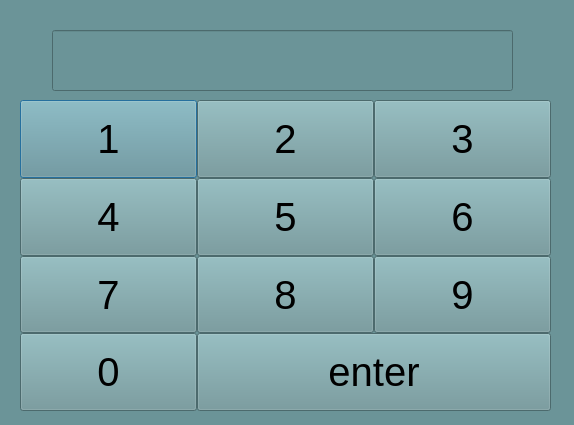
<?xml version="1.0" encoding="UTF-8"?>
<ui version="4.0">
 <class>NumPad</class>
 <widget class="QDialog" name="NumPad">
  <property name="windowModality">
   <enum>Qt::ApplicationModal</enum>
  </property>
  <property name="geometry">
   <rect>
    <x>0</x>
    <y>0</y>
    <width>574</width>
    <height>425</height>
   </rect>
  </property>
  <property name="styleSheet">
   <string notr="true">background-color:rgb(107, 148, 152)</string>
  </property>
  <property name="modal">
   <bool>false</bool>
  </property>
  <widget class="QWidget" name="gridLayoutWidget">
   <property name="geometry">
    <rect>
     <x>20</x>
     <y>100</y>
     <width>531</width>
     <height>311</height>
    </rect>
   </property>
   <layout class="QGridLayout" name="gridLayout" rowminimumheight="0,0,0,0" columnminimumwidth="0,0,0">
    <property name="sizeConstraint">
     <enum>QLayout::SetNoConstraint</enum>
    </property>
    <property name="spacing">
     <number>0</number>
    </property>
    <item row="0" column="0">
     <widget class="QPushButton" name="pushButton_1">
      <property name="sizePolicy">
       <sizepolicy hsizetype="Expanding" vsizetype="Expanding">
        <horstretch>0</horstretch>
        <verstretch>0</verstretch>
       </sizepolicy>
      </property>
      <property name="font">
       <font>
        <pointsize>30</pointsize>
       </font>
      </property>
      <property name="text">
       <string>1</string>
      </property>
     </widget>
    </item>
    <item row="1" column="0">
     <widget class="QPushButton" name="pushButton_4">
      <property name="sizePolicy">
       <sizepolicy hsizetype="Expanding" vsizetype="Expanding">
        <horstretch>0</horstretch>
        <verstretch>0</verstretch>
       </sizepolicy>
      </property>
      <property name="font">
       <font>
        <pointsize>30</pointsize>
       </font>
      </property>
      <property name="text">
       <string>4</string>
      </property>
     </widget>
    </item>
    <item row="0" column="1">
     <widget class="QPushButton" name="pushButton_2">
      <property name="sizePolicy">
       <sizepolicy hsizetype="Expanding" vsizetype="Expanding">
        <horstretch>0</horstretch>
        <verstretch>0</verstretch>
       </sizepolicy>
      </property>
      <property name="font">
       <font>
        <pointsize>30</pointsize>
       </font>
      </property>
      <property name="text">
       <string>2</string>
      </property>
     </widget>
    </item>
    <item row="2" column="0">
     <widget class="QPushButton" name="pushButton_7">
      <property name="sizePolicy">
       <sizepolicy hsizetype="Expanding" vsizetype="Expanding">
        <horstretch>0</horstretch>
        <verstretch>0</verstretch>
       </sizepolicy>
      </property>
      <property name="font">
       <font>
        <pointsize>30</pointsize>
       </font>
      </property>
      <property name="text">
       <string>7</string>
      </property>
     </widget>
    </item>
    <item row="1" column="1">
     <widget class="QPushButton" name="pushButton_5">
      <property name="sizePolicy">
       <sizepolicy hsizetype="Expanding" vsizetype="Expanding">
        <horstretch>0</horstretch>
        <verstretch>0</verstretch>
       </sizepolicy>
      </property>
      <property name="font">
       <font>
        <pointsize>30</pointsize>
       </font>
      </property>
      <property name="text">
       <string>5</string>
      </property>
     </widget>
    </item>
    <item row="3" column="0">
     <widget class="QPushButton" name="pushButton_0">
      <property name="sizePolicy">
       <sizepolicy hsizetype="Expanding" vsizetype="Expanding">
        <horstretch>0</horstretch>
        <verstretch>0</verstretch>
       </sizepolicy>
      </property>
      <property name="font">
       <font>
        <pointsize>30</pointsize>
       </font>
      </property>
      <property name="text">
       <string>0</string>
      </property>
     </widget>
    </item>
    <item row="2" column="1">
     <widget class="QPushButton" name="pushButton_8">
      <property name="sizePolicy">
       <sizepolicy hsizetype="Expanding" vsizetype="Expanding">
        <horstretch>0</horstretch>
        <verstretch>0</verstretch>
       </sizepolicy>
      </property>
      <property name="font">
       <font>
        <pointsize>30</pointsize>
       </font>
      </property>
      <property name="text">
       <string>8</string>
      </property>
     </widget>
    </item>
    <item row="0" column="2">
     <widget class="QPushButton" name="pushButton_3">
      <property name="sizePolicy">
       <sizepolicy hsizetype="Expanding" vsizetype="Expanding">
        <horstretch>0</horstretch>
        <verstretch>0</verstretch>
       </sizepolicy>
      </property>
      <property name="font">
       <font>
        <pointsize>30</pointsize>
       </font>
      </property>
      <property name="text">
       <string>3</string>
      </property>
     </widget>
    </item>
    <item row="1" column="2">
     <widget class="QPushButton" name="pushButton_6">
      <property name="sizePolicy">
       <sizepolicy hsizetype="Expanding" vsizetype="Expanding">
        <horstretch>0</horstretch>
        <verstretch>0</verstretch>
       </sizepolicy>
      </property>
      <property name="font">
       <font>
        <pointsize>30</pointsize>
       </font>
      </property>
      <property name="text">
       <string>6</string>
      </property>
     </widget>
    </item>
    <item row="2" column="2">
     <widget class="QPushButton" name="pushButton_9">
      <property name="sizePolicy">
       <sizepolicy hsizetype="Expanding" vsizetype="Expanding">
        <horstretch>0</horstretch>
        <verstretch>0</verstretch>
       </sizepolicy>
      </property>
      <property name="font">
       <font>
        <pointsize>30</pointsize>
       </font>
      </property>
      <property name="text">
       <string>9</string>
      </property>
     </widget>
    </item>
    <item row="3" column="1" colspan="2">
     <widget class="QPushButton" name="pushButton_e">
      <property name="sizePolicy">
       <sizepolicy hsizetype="Expanding" vsizetype="Expanding">
        <horstretch>0</horstretch>
        <verstretch>0</verstretch>
       </sizepolicy>
      </property>
      <property name="font">
       <font>
        <pointsize>30</pointsize>
       </font>
      </property>
      <property name="text">
       <string>enter</string>
      </property>
     </widget>
    </item>
   </layout>
  </widget>
  <widget class="QLineEdit" name="lineEdit">
   <property name="geometry">
    <rect>
     <x>52</x>
     <y>30</y>
     <width>461</width>
     <height>61</height>
    </rect>
   </property>
   <property name="font">
    <font>
     <pointsize>40</pointsize>
     <weight>50</weight>
     <bold>false</bold>
     <stylestrategy>NoAntialias</stylestrategy>
     <kerning>true</kerning>
    </font>
   </property>
   <property name="cursor">
    <cursorShape>CrossCursor</cursorShape>
   </property>
   <property name="mouseTracking">
    <bool>false</bool>
   </property>
   <property name="focusPolicy">
    <enum>Qt::NoFocus</enum>
   </property>
   <property name="contextMenuPolicy">
    <enum>Qt::NoContextMenu</enum>
   </property>
   <property name="maxLength">
    <number>10</number>
   </property>
   <property name="echoMode">
    <enum>QLineEdit::Password</enum>
   </property>
   <property name="cursorPosition">
    <number>0</number>
   </property>
   <property name="readOnly">
    <bool>true</bool>
   </property>
  </widget>
 </widget>
 <resources/>
 <connections/>
</ui>
